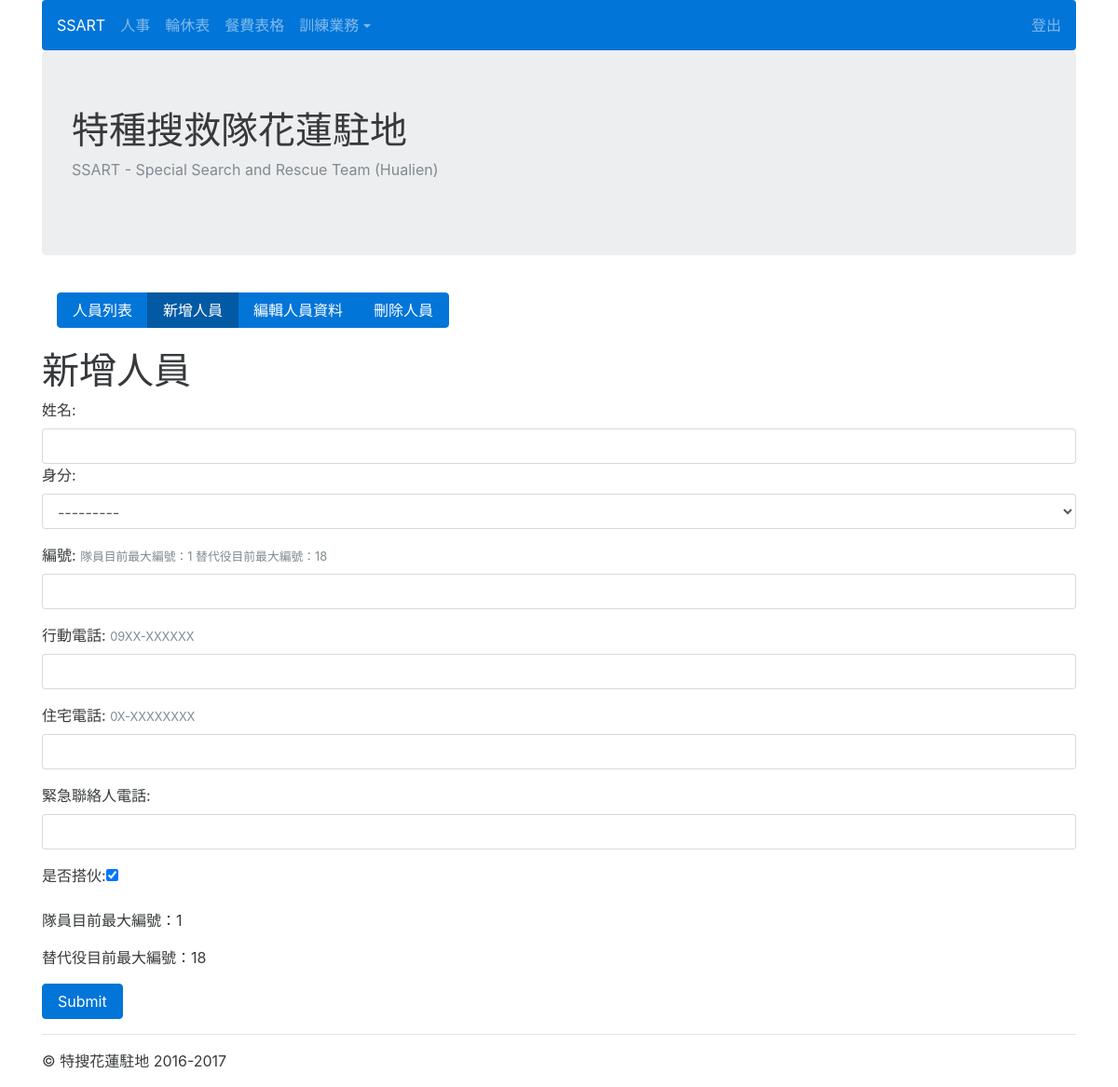
The app's page /userprofile/create_colleague (signed in), older data.
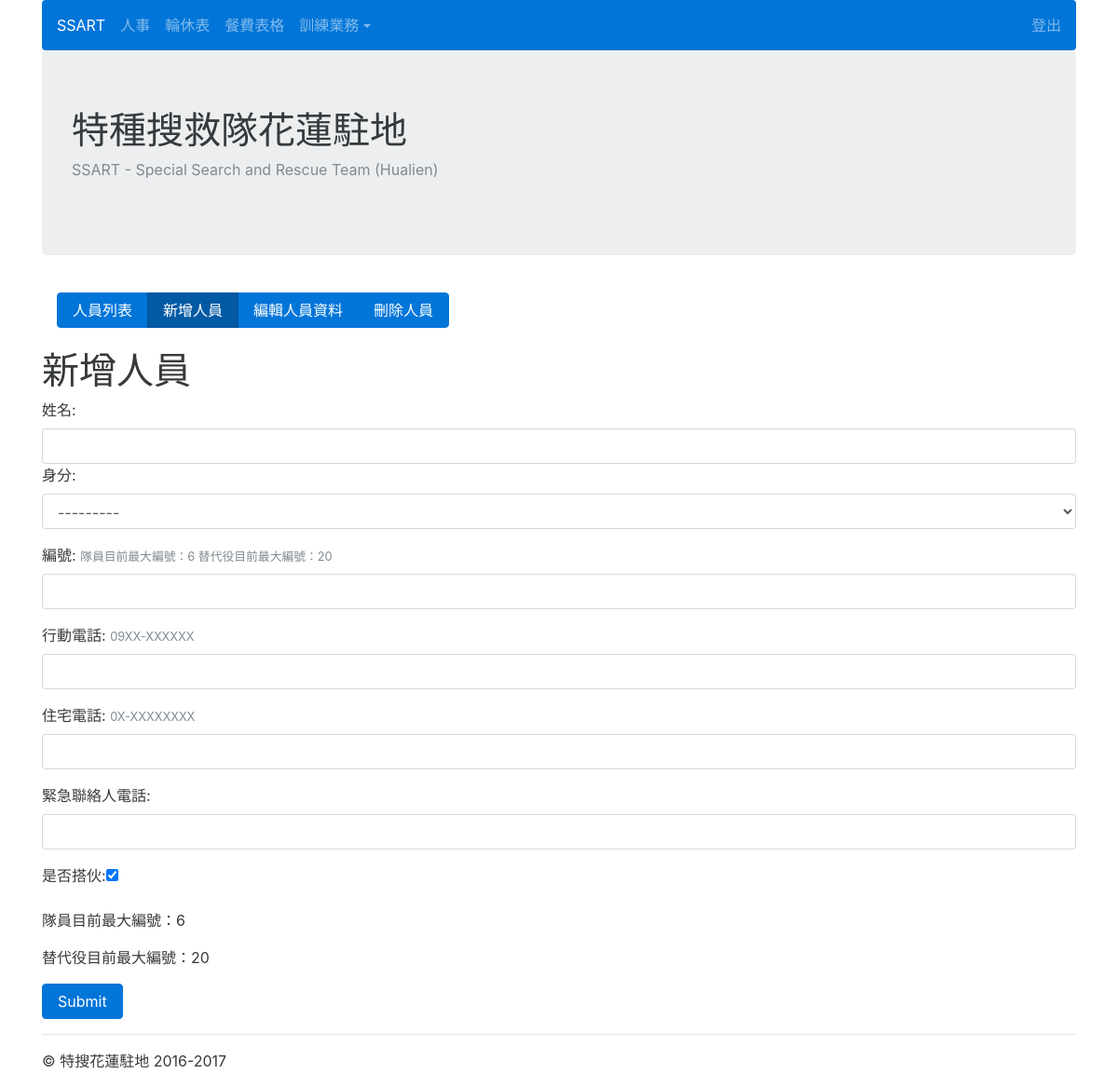
The same page, newer data.
### userprofile/models.py (models this page shows, shortened)
class UserProfile(models.Model):
	name = models.CharField(max_length=20)
	rank = models.CharField(max_length=20, choices=RANK_CHOICES)
	number = models.IntegerField()
	mobile_phone = models.CharField(max_length=20, null=True, blank=True)
	home_phone = models.CharField(max_length=20, null=True, blank=True)
	emergency_call = models.CharField(max_length=20, null=True, blank=True)
	eat = models.BooleanField(default=True)
	objects = models.Manager()
	members = MemberManager()
	substitutes = SubstituteManager()
	eats = EatManager()
	class Meta:
		ordering = ['number']

### userprofile/views.py (the view)
@login_required
def create_colleague(request):
	form = CreateColleagueForm()
	if request.method == "POST":
		form = CreateColleagueForm(request.POST)
		if form.is_valid():
			form.save()
			messages.add_message(request, messages.INFO, '已新增人員')
			return HttpResponseRedirect('profile_list')
	try:
		last_members = UserProfile.members.all().order_by("-number")[0]
	except:
		last_members = None
	try:
		last_substitutes = UserProfile.substitutes.all().order_by("-number")[0]
	except:
		last_substitutes = None
	context = {
	'form':form,
	'last_members':last_members,
	'last_substitutes':last_substitutes,
	}
	return render(request, 'create_colleague.html', context)

### userprofile/forms.py
class CreateColleagueForm(forms.ModelForm):
	class Meta:
		model = UserProfile
		fields = [
		'name',
		'rank',
		'number',
		'mobile_phone',
		'home_phone',
		'emergency_call',
		'eat',
		]
		labels = {
        'name': '姓名',
        'rank': '身分',
        'number': '編號',
        'mobile_phone': '行動電話',
        'home_phone':'住宅電話',
        'emergency_call':'緊急聯絡人電話',
        'eat':'是否搭伙',
        }
	def __init__(self, *args, **kwargs):
		super(CreateColleagueForm, self).__init__(*args, **kwargs)
		for field in self.fields.values():
			field.error_messages = {
			'required':'請填入{fieldname}'.format(fieldname=field.label),
			}

### userprofile/models.py (called while the page is built)
	def get_queryset(self):
		return super(MemberManager, self).get_queryset().filter(rank='隊員')

	def get_queryset(self):
		return super(SubstituteManager, self).get_queryset().filter(rank='替代役')

### userprofile/templates/create_colleague.html (shortened to what this page needs)
{% extends 'base.html' %}
{% load widget_tweaks %}
{% block content %}
<nav class="navbar">
<div class="btn-group">
<a href={% url 'profile_list' %} class="btn btn-primary"> 人員列表</a>
<a href={% url 'create_colleague' %} class="btn btn-primary active"> 新增人員</a>
<a href={% url 'edit_profile' %} class="btn btn-primary"> 編輯人員資料</a>
<a href={% url 'profile_delete_list' %} class="btn btn-primary"> 刪除人員</a>
</div>
</nav>
<p>
<h1>新增人員</h1>
<form action="" method="POST">
    {{form.name.label_tag}}{{ form.name|add_class:'form-control' }}<p>
    {{form.rank.label_tag}}{{ form.rank|add_class:'form-control' }}<p>
    {{form.number.label_tag}} <small class='text-muted'>隊員目前最大編號：{{ last_members.number }} 替代役目前最大編號：{{ last_substitutes.number }}</small>{{ form.number|add_class:'form-control' }}<p>
    {{form.mobile_phone.label_tag}} <small class='text-muted'>09XX-XXXXXX</small>{{ form.mobile_phone|add_class:'form-control' }}<p>
    {{form.home_phone.label_tag}} <small class='text-muted'>0X-XXXXXXXX</small>{{ form.home_phone|add_class:'form-control' }}<p>
    {{form.emergency_call.label_tag}}{{ form.emergency_call|add_class:'form-control' }}<p>
    {{form.eat.label_tag}}{{ form.eat }}<p>
    <p>
    隊員目前最大編號：{{ last_members.number }}
<p>替代役目前最大編號：{{ last_substitutes.number }}</p>
    <input type="submit" class="btn btn-primary">
</form>
{% endblock %}

Row changes from the older to the newer data that the page shows:
removed UserProfile: number "1"
removed UserProfile: number "18"
added UserProfile: number "6"
added UserProfile: number "20"
